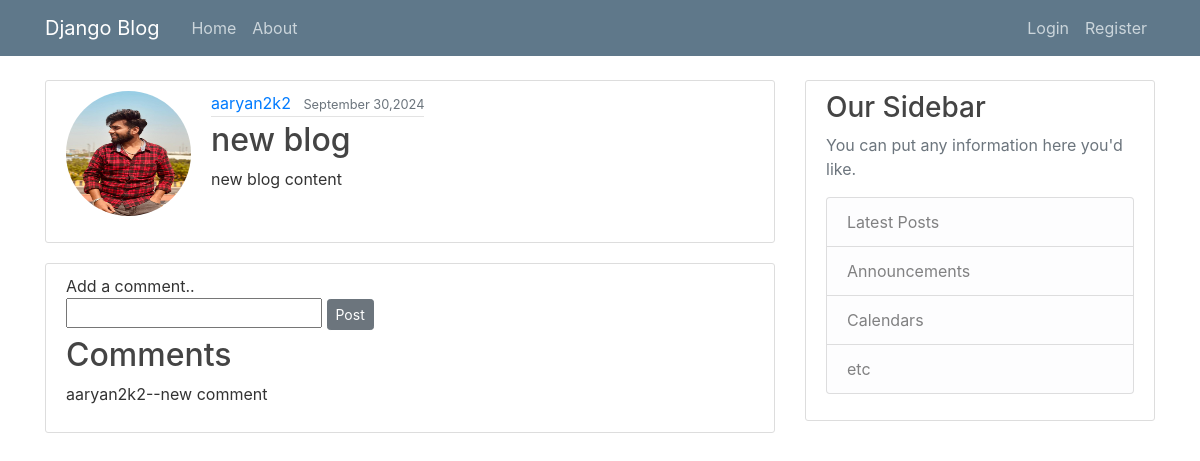
The app's page /37/detail/ with its own data.
### blogapp/models.py (models this page shows, shortened)
class Post(models.Model):
    title=models.CharField(max_length=100)
    content=models.TextField()
    date_posted=models.DateTimeField(default=timezone.now) #when the post is created then its time will be saved
    author=models.ForeignKey(User,on_delete=models.CASCADE)

class Comment(models.Model):
    post=models.ForeignKey(Post,on_delete=models.CASCADE,related_name="comments")
    author=models.ForeignKey(User,on_delete=models.CASCADE)
    content=models.TextField()

### users/models.py (models this page shows, shortened)
class Profile(models.Model):
    user=models.OneToOneField(User,on_delete=models.CASCADE) #made one to one field because eac user can have only one profile
    image=models.ImageField(blank=True,null=True,upload_to='profile-pics',default='images.jpg')

### blogapp/views.py (the view)
# urls.py: path('<int:blog_id>/detail/',views.PostDetailView,name='blog-detail'),
def PostDetailView(request,blog_id):
    blog=get_object_or_404(Post,id=blog_id)
    comments=Comment.objects.filter(post=blog)
    return render(request,"blog/post_detail.html",{'blog':blog,'comments':comments})

### blogapp/templates/blog/post_detail.html (shortened to what this page needs)
{% extends "layout.html" %}
{% block content %}
        <article class="media content-section">
          <div class="media">
            <img class="rounded-circle account-img" src="{{ blog.author.profile.image.url }}">
            <div class="media-body">
              <div class="article-metadata">
                <a class="mr-2" href="#">{{ blog.author }}</a>
                <small class="text-muted">{{ blog.date_posted|date:"F d,Y" }}</small>
              </div>
              <h2 class="article-title" >{{ blog.title }}</h2>
              <p class="article-content">{{ blog.content }}</p>
            </div>
          </article>
          <article class="media content-section">
          <div>
          <form action="{% url 'comment' blog.id %}" method="POST">
          <label for="comment">Add a comment.. <br>
          <input type="text" name='comment' id='comment'></label>
          <button type="submit" class="btn btn-secondary btn-sm mt-1 mb-1 ">Post</button>
          </form>
          <h2 class="article-title">Comments</h2>
          {% for comment in comments  %}
          <p>{{ comment.author }}--{{ comment.content }}
          </p>
          {% endfor %}
          </div>
{% endblock content %}

### static/style.css (style rules this page uses)
body { background: white; color: #333333; margin-top: 5rem; }
h1, h2, h3, h4, h5, h6 { color: #444444; }
.content-section { background: #ffffff; padding: 10px 20px; border: 1px solid #dddddd; border-radius: 3px; margin-bottom: 20px; }
.article-title { color: #444444; }
.article-content { white-space: pre-line; }
.article-metadata { padding-bottom: 1px; margin-bottom: 4px; border-bottom: 1px solid #e3e3e3 }
.account-img { height: 125px; width: 125px; margin-right: 20px; margin-bottom: 16px; }

### records on screen
Post: author.profile.image (picture), author "aaryan2k2", date_posted "September 30,2024", title "new blog", content "new blog content"
Comment: author "aaryan2k2", content "new comment"
